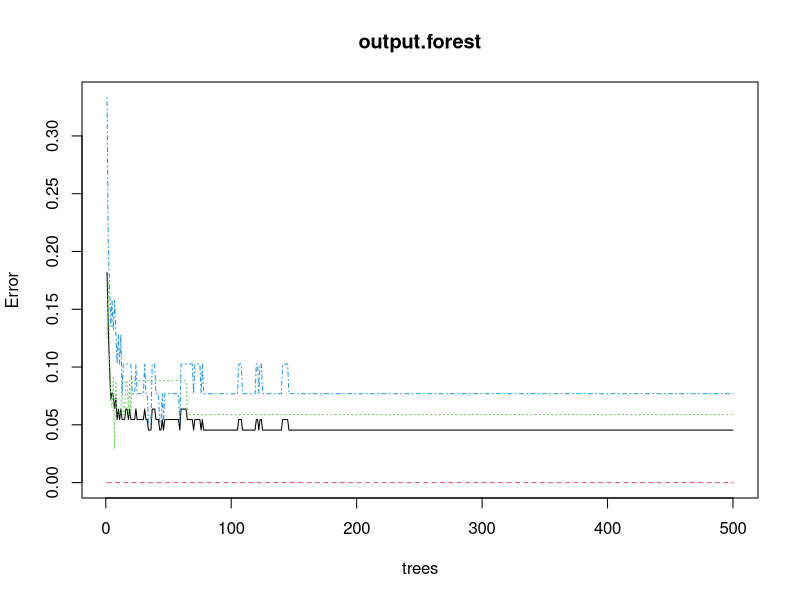

Write R code to recreate this figure.
library(randomForest)
library(party)
library(caret)

data<-iris

index=sample(2,nrow(data),replace=TRUE,p=c(0.7,0.3))
traindata=data[index==1,]
testdata=data[index==2,]

feature<-Species ~ Sepal.Length + Sepal.Width + Petal.Length + Petal.Width

output.forest<-randomForest(feature,data=traindata)
print(output.forest)
res1<-predict(output.forest,testdata)
confusionMatrix(res1,testdata$Species)
plot(output.forest)
